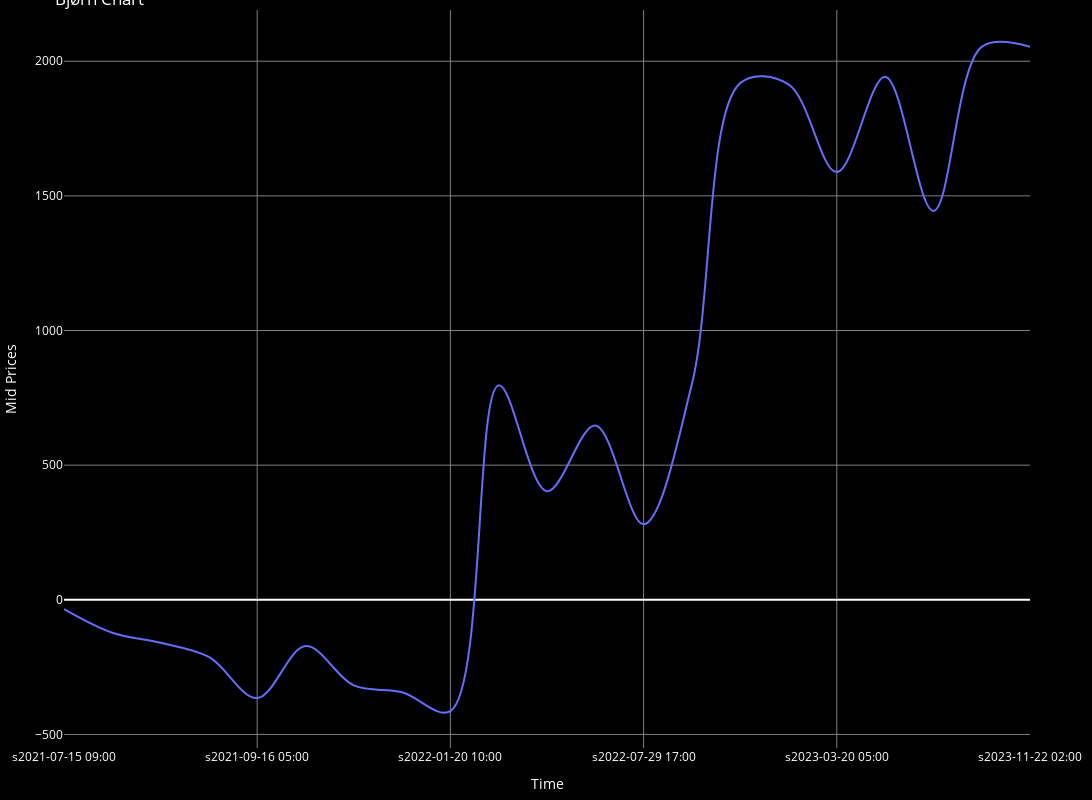
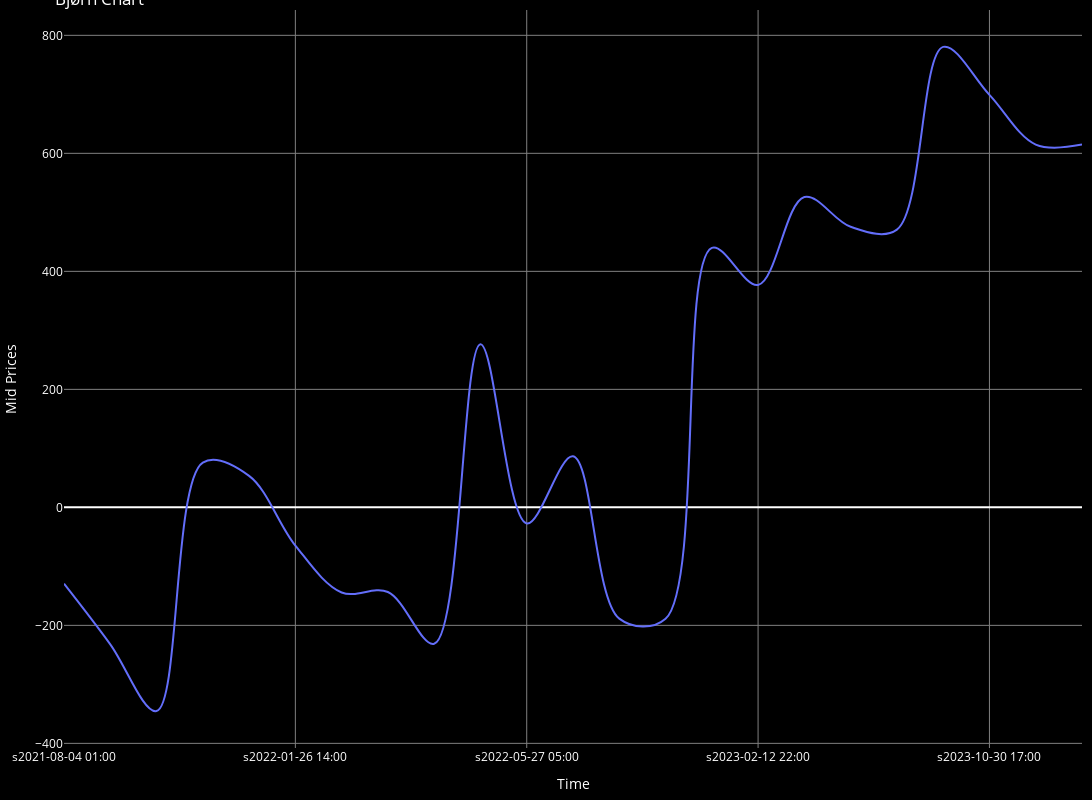
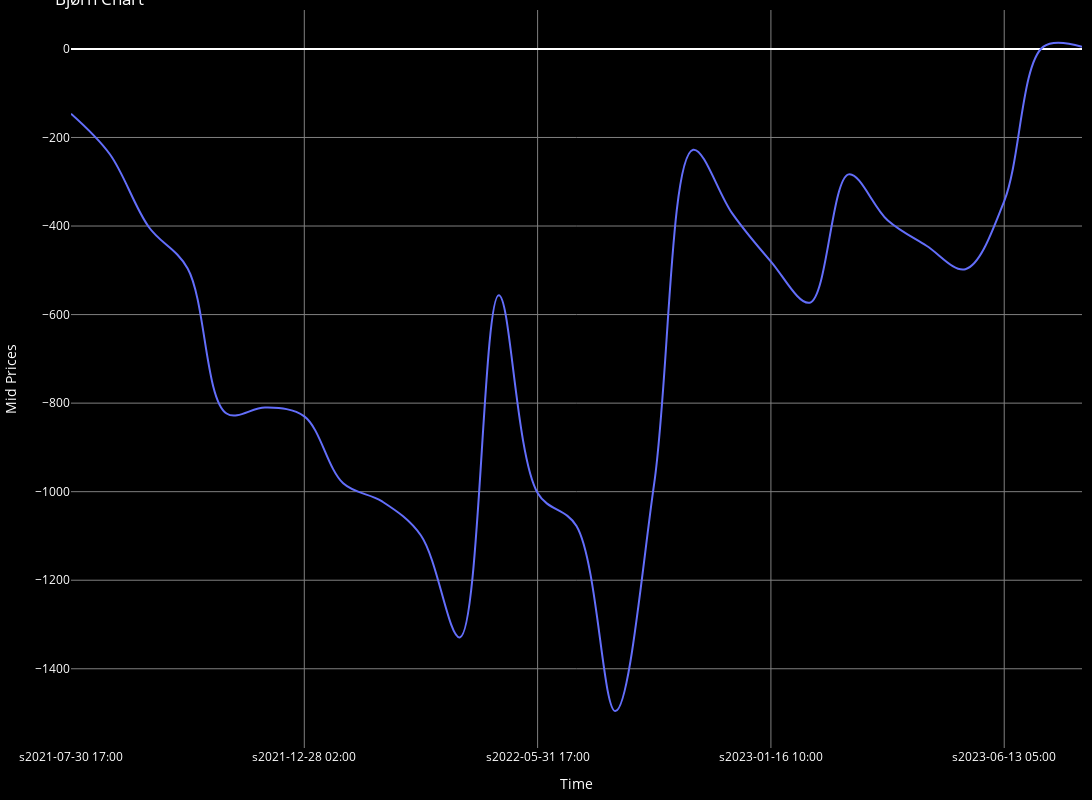

Notebook source saved alongside these figures, in order:
### Code cell
for curr in df_MA_40_MA_200[df_MA_40_MA_200.total_gain > 0].pair.unique():
    temp_gain = df_ma_trades_h4[(df_ma_trades_h4.cross == cross) & (df_ma_trades_h4.pair == curr)].copy()
    print(curr, int(temp_gain.GAIN.sum()))
    cp = CandlePlot(temp_gain, candles=False)
    cp.show_plot(line_traces=['GAIN_C'])

### Figure 1 — Plotly figure (JSON) as saved in the notebook; plotly's stock layout.template omitted (floating-point values rounded to 4 significant figures)
{"data": [{"line": {"shape": "spline", "width": 2}, "name": "GAIN_C", "type": "scatter", "x": ["s2021-07-15 09:00", "s2021-08-13 01:00", "s2021-08-17 09:00", "s2021-08-31 01:00", "s2021-09-16 05:00", "s2021-09-27 05:00", "s2021-12-02 10:00", "s2021-12-23 06:00", "s2022-01-20 10:00", "s2022-02-02 02:00", "s2022-05-24 17:00", "s2022-06-06 09:00", "s2022-07-29 17:00", "s2022-08-23 21:00", "s2022-11-10 14:00", "s2023-02-10 06:00", "s2023-03-20 05:00", "s2023-04-18 05:00", "s2023-07-13 21:00", "s2023-08-04 05:00", "s2023-11-22 02:00"], "y": [-34.3, -122.1, -159.7, -212.1, -365.0, -171.7, -317.9, -343.2, -413.3, 796.9, 403.4, 647.3, 280.3, 801.3, 1919.0, 1914.0, 1589.0, 1942.0, 1444.0, 2053.0, 2053.0]}], "layout": {"font": {"color": "white", "size": 12}, "height": 800, "margin": {"b": 10, "l": 10, "r": 10, "t": 10}, "paper_bgcolor": "black", "plot_bgcolor": "black", "title": {"text": "Bjørn Chart"}, "width": 1500, "xaxis": {"gridcolor": "gray", "nticks": 5, "rangeslider": {"visible": false}, "title": {"text": "Time"}}, "yaxis": {"gridcolor": "gray", "title": {"text": "Mid Prices"}}}}

### Figure 2 — Plotly figure (JSON) as saved in the notebook; plotly's stock layout.template omitted (floating-point values rounded to 4 significant figures)
{"data": [{"line": {"shape": "spline", "width": 2}, "name": "GAIN_C", "type": "scatter", "x": ["s2021-08-04 01:00", "s2021-08-09 13:00", "s2021-09-01 21:00", "s2021-09-21 01:00", "s2021-12-28 14:00", "s2022-01-26 14:00", "s2022-02-08 06:00", "s2022-02-22 18:00", "s2022-02-23 02:00", "s2022-02-24 02:00", "s2022-05-27 05:00", "s2022-06-15 01:00", "s2022-08-11 21:00", "s2022-08-22 01:00", "s2022-10-26 05:00", "s2023-02-12 22:00", "s2023-03-21 05:00", "s2023-05-15 13:00", "s2023-06-19 05:00", "s2023-08-03 05:00", "s2023-10-30 17:00", "s2023-11-01 13:00", "s2023-11-02 21:00"], "y": [-129.3, -232.1, -345.3, 75.9, 53.3, -64.7, -144.3, -143.5, -231.1, 276.4, -27.3, 86.5, -188.5, -188.9, 439.7, 376.9, 526.1, 475.5, 470.7, 780.4, 699.1, 614.9, 614.9]}], "layout": {"font": {"color": "white", "size": 12}, "height": 800, "margin": {"b": 10, "l": 10, "r": 10, "t": 10}, "paper_bgcolor": "black", "plot_bgcolor": "black", "title": {"text": "Bjørn Chart"}, "width": 1500, "xaxis": {"gridcolor": "gray", "nticks": 5, "rangeslider": {"visible": false}, "title": {"text": "Time"}}, "yaxis": {"gridcolor": "gray", "title": {"text": "Mid Prices"}}}}

### Figure 3 — Plotly figure (JSON) as saved in the notebook; plotly's stock layout.template omitted (floating-point values rounded to 4 significant figures)
{"data": [{"line": {"shape": "spline", "width": 2}, "name": "GAIN_C", "type": "scatter", "x": ["s2021-07-30 17:00", "s2021-08-18 05:00", "s2021-09-10 01:00", "s2021-09-21 05:00", "s2021-10-20 05:00", "s2021-11-05 05:00", "s2021-12-28 02:00", "s2022-01-31 02:00", "s2022-02-09 06:00", "s2022-02-14 10:00", "s2022-02-17 06:00", "s2022-02-25 06:00", "s2022-05-31 17:00", "s2022-06-13 21:00", "s2022-08-01 05:00", "s2022-08-22 05:00", "s2022-10-21 17:00", "s2022-12-29 10:00", "s2023-01-16 10:00", "s2023-02-08 14:00", "s2023-03-17 13:00", "s2023-05-19 13:00", "s2023-06-12 01:00", "s2023-06-12 17:00", "s2023-06-13 05:00", "s2023-08-03 13:00", "s2023-11-06 14:00"], "y": [-146.2, -237.8, -402.1, -495.9, -823.5, -809.9, -829.8, -981.1, -1022.0, -1099.0, -1329.0, -556.5, -1003.0, -1078.0, -1496.0, -980.2, -227.7, -371.0, -480.2, -573.1, -283.3, -387.0, -444.5, -497.4, -343.7, 4.6, 4.6]}], "layout": {"font": {"color": "white", "size": 12}, "height": 800, "margin": {"b": 10, "l": 10, "r": 10, "t": 10}, "paper_bgcolor": "black", "plot_bgcolor": "black", "title": {"text": "Bjørn Chart"}, "width": 1500, "xaxis": {"gridcolor": "gray", "nticks": 5, "rangeslider": {"visible": false}, "title": {"text": "Time"}}, "yaxis": {"gridcolor": "gray", "title": {"text": "Mid Prices"}}}}
